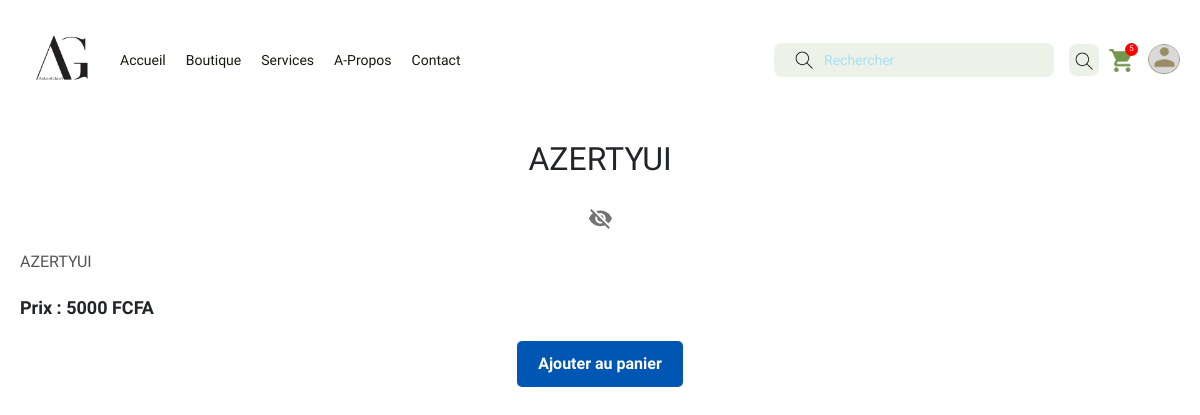
Before: /detail_produit/1/ with the older database file.
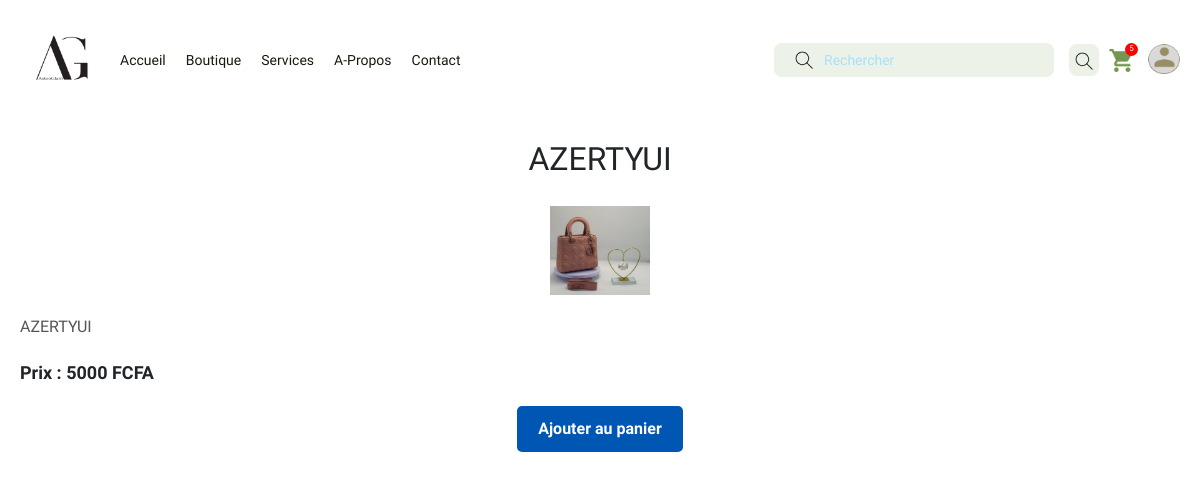
After: the same page with the newer database file.
### vente/models.py (models this page shows, shortened)
class Produit(models.Model):
    nom = models.CharField(max_length=100)
    prix = models.IntegerField()
    description = models.TextField()
    categorie = models.ForeignKey(Categorie,on_delete=models.SET_NULL,null=True)
    image = models.ImageField(upload_to= 'produit_image/')

### vente/views.py (the view)
# urls.py: path('detail_produit/<int:produit_id>/', views.detail_produit, name="detail_produit"),
def detail_produit(request, produit_id):
    produit = get_object_or_404(Produit, id=produit_id)
    return render(request, 'vente/detail_produit.html', {'produit': produit})

### vente/templates/vente/detail_produit.html (shortened to what this page needs)
{%load static %}
<!DOCTYPE html>
<html lang="en">
<head>
    <link href="https://cdn.jsdelivr.net/npm/bootstrap@5.0.2/dist/css/bootstrap.min.css" rel="stylesheet">
    <link rel="stylesheet" href="{%static 'base.css'%}">
    <link rel="stylesheet" href="{%static 'detail_produit.css'%}">
</head>
<body>
    <nav class="large-screen-nav">
        <div class="left-ls-nav">
            <img src="{% static 'logo1.jpg'%}" alt="">
            <div class="ls-nav-links-container">
                <a href="{% url '' %}">Accueil</a>
                <a href="{% url 'boutique' %}">Boutique</a>
                <a href="{% url 'services' %}">Services</a>
                <a href="{% url 'apropos' %}">A-Propos</a>
                <a href="{% url 'contact' %}">Contact</a>
            </div>
        </div>
        <div class="right-ls-nav">
            <form action="#" class="ls-nav-search-form">
                <img class="sr-icon-ls-nav" src="{% static 'search.png'%}" alt="">
                <input type="text" name="sr-input-ls-nav" id="sr-input-ls-nav" placeholder="Rechercher">
                <button class="sr-btn-ls-nav"><img src="{% static 'search.png'%}" alt=""></button>
            </form>
            <div class="ls-nav-panier-user">
                <a href="{% url 'panier' %}">
                    <span>5</span>
                    <img src="{% static 'panier.png'%}" alt="">
                </a>
                <a href="{% url 'profil' %}">
                    <div class="user-container"></div>
                </a>
            </div>
        </div>
    </nav>
    <div class="contenu">
        <div class="product-title"><h2>{{ produit.description }}</h2></div>
            <div class="product-container">
                <div class="product-image">
                    <a href="{% url 'detail_produit' produit.id %}">
                        <img class="square-image" src="{{ produit.image.url }}" alt="{{ produit.nom }}">
                    </a>
                </div>
            </div>
            <div class="product-details">
                <div class="product-description">
                    {{ produit.description }}
                </div>
                <div class="product-price">Prix : <strong>{{ produit.prix }} FCFA</strong></div>
                <div class="bouton">
                    <a href="#" class="btn">Ajouter au panier</a>
                </div>
            </div>
    </div>
</body>
</html>

Changed rows visible on the page:
changed Produit "AZERTYUI": image: a different picture
